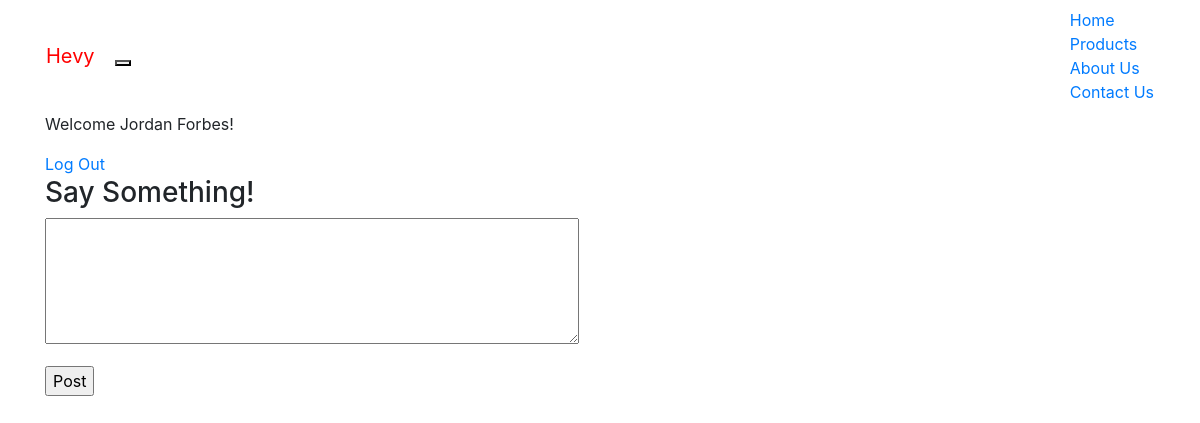
Before: /wall (signed in) with the older database file.
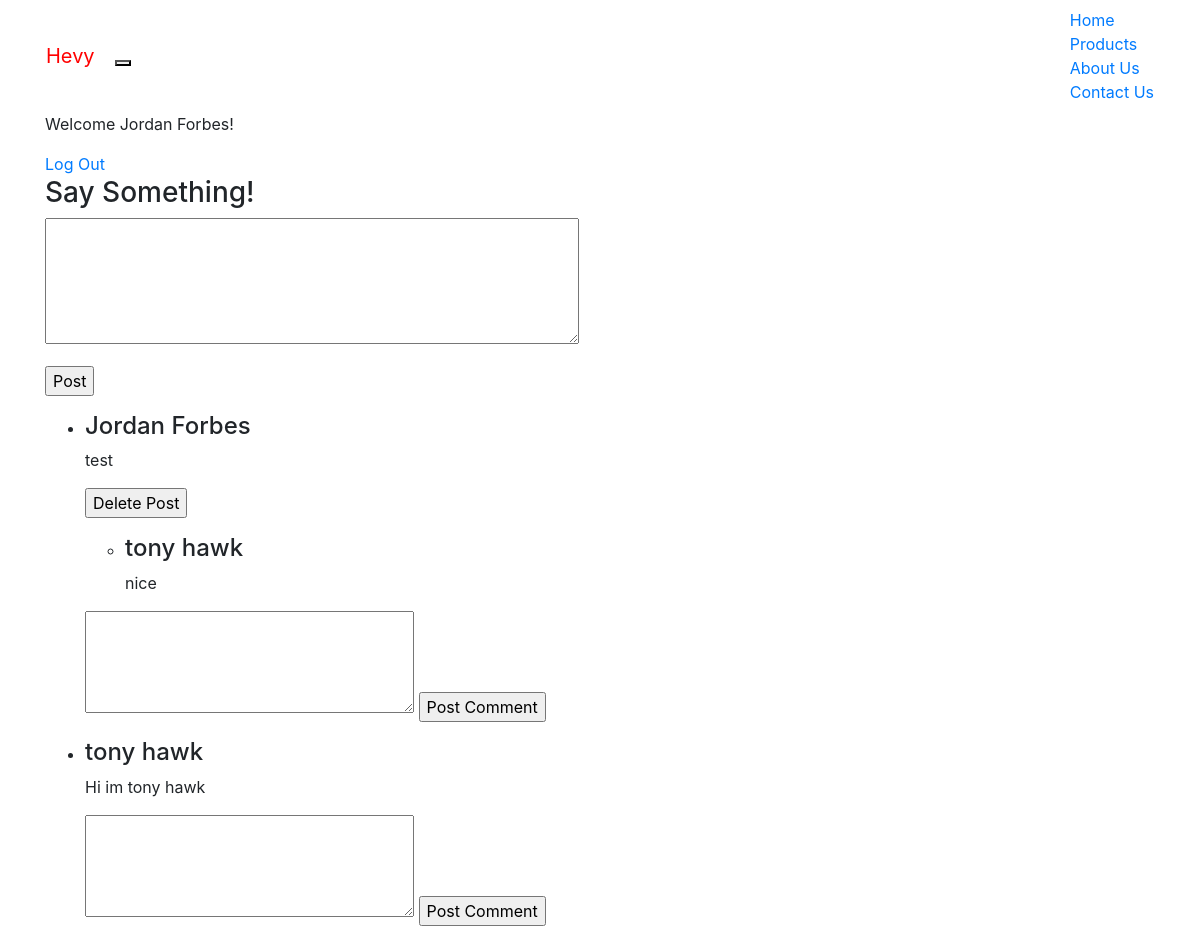
After: the same page with the newer database file.
### wall/models.py (models this page shows)
class Message(models.Model):
    user_id = models.ForeignKey(User, related_name = 'postbyuser', on_delete= models.CASCADE)
    content = models.TextField()
    created_at = models.DateTimeField(auto_now_add = True)
    updated_at = models.DateTimeField(auto_now = True)

class Comment(models.Model):
    message_id = models.ForeignKey(Message, related_name = 'commentonmessage', on_delete = models.CASCADE)
    user_id = models.ForeignKey(User, related_name = 'commentbyuser', on_delete= models.CASCADE)
    content = models.TextField()
    created_at = models.DateTimeField(auto_now_add = True)
    updated_at = models.DateTimeField(auto_now = True)

### loginapp/models.py (models this page shows)
class User(models.Model):
    first_name = models.CharField(max_length=255 )
    last_name = models.CharField(max_length= 255)
    email = models.CharField(max_length=255)
    password = models.CharField(max_length = 255)
    created_at = models.DateTimeField(auto_now_add = True)
    updated_at = models.DateTimeField(auto_now = True)
    objects = UserManager()

### wall/views.py (the view)
# urls.py: path('wall', wall.home)
def home(request):
    if 'loggedinID' in request.session:
        loggedIn= request.session['loggedinID']
        loggedInEmail= User.objects.get(id=loggedIn).email
        loggedInObj= User.objects.get(id=loggedIn)
    else:
        loggedIn='guest'
        loggedInEmail='guestmail'
    allposts = Message.objects.all()
    context = {
        'loggedIn':loggedIn,
        'loggedInEmail':loggedInEmail,
        'loggedInObj':loggedInObj,
        'allposts':allposts
    }
    return render(request, 'home.html', context)

### wall/templates/home.html (shortened to what this page needs)
{% load static %}
<!DOCTYPE html>
<html lang="en">
<head>
 <link rel="stylesheet" href="https://stackpath.bootstrapcdn.com/bootstrap/4.5.0/css/bootstrap.min.css">
 <link rel="stylesheet" href="{% static 'css/style.css' %}">
</head>
<body>
    <div class="container-fluid">
    <div class="navbar navbar-default" id = 'custom-bootstrap-menu' role='navigation'>
        <div class="container-fluid">
            <div class="navbar-header"><a class="navbar-brand" href="#"><span class="logo">
                Hevy
            </span></a>
                <button type="button" class="navbar-toggle" data-target=".navbar-menubuilder"><span class="sr-only">Toggle navigation</span>
                </button>
            </div>
            <div class="navbar-menubuilder">
                <ul class="nav navbar-nav navbar-left">
                    <li><a href="/">Home</a>
                    </li>
                    <li><a href="/products">Products</a>
                    </li>
                    <li><a href="/about-us">About Us</a>
                    </li>
                    <li><a href="/contact">Contact Us</a>
                    </li>
                </ul>
            </div>
        </div>
    </div>
    <div class="container">
    {% if loggedIn != 'guest' %}
        <p>Welcome {{ loggedInObj.first_name }} {{ loggedInObj.last_name }}!</p>
        <a href="/wall/logoutpage">Log Out</a>
    {% else %}
        <a href="/loginpage">Log in</a>
    {% endif %}
    <h3>Say Something!</h3>
    <form action="/wall/{{loggedIn}}/create_post" method='post'>
        <p>
        <textarea name="message" id="" cols="50" rows="5">
        </textarea>
        </p>
        <p>
        <input type="submit" value="Post">
        </p>
    </form>
    <ul>
        {% for post in allposts %}
        <li><p><h4>{{post.user_id.first_name}} {{post.user_id.last_name}}</h4>{{ post.content }}</p>
            {% if loggedInObj.id == post.user_id.id%}
            <form action="/wall/{{post.id}}/delete_post" method="post">
                <input type="submit" value="Delete Post">
            </form>
            {% endif %}
            <ul>
            {% for comment in post.commentonmessage.all %}
                <li>
                    <p><h4>{{comment.user_id.first_name}} {{comment.user_id.last_name}}</h4>{{ comment.content }}</p>
                </li>
            {% endfor %}
            </ul>
            <form action="/wall/{{post.id}}/create_comment" method="post">
                <textarea name="comment" id="" cols="30" rows="4"></textarea>
                <input type="submit" value="Post Comment">
            </form>
        </li>
            {% endfor %}
    </ul>
</div>
</body>
</html>

Changed rows visible on the page:
added Message: user_id.first_name "Jordan", user_id.last_name "Forbes", content "test"
added Comment: user_id.first_name "tony", user_id.last_name "hawk", content "nice"
added Message: user_id.first_name "tony", user_id.last_name "hawk", content "Hi im tony hawk"
